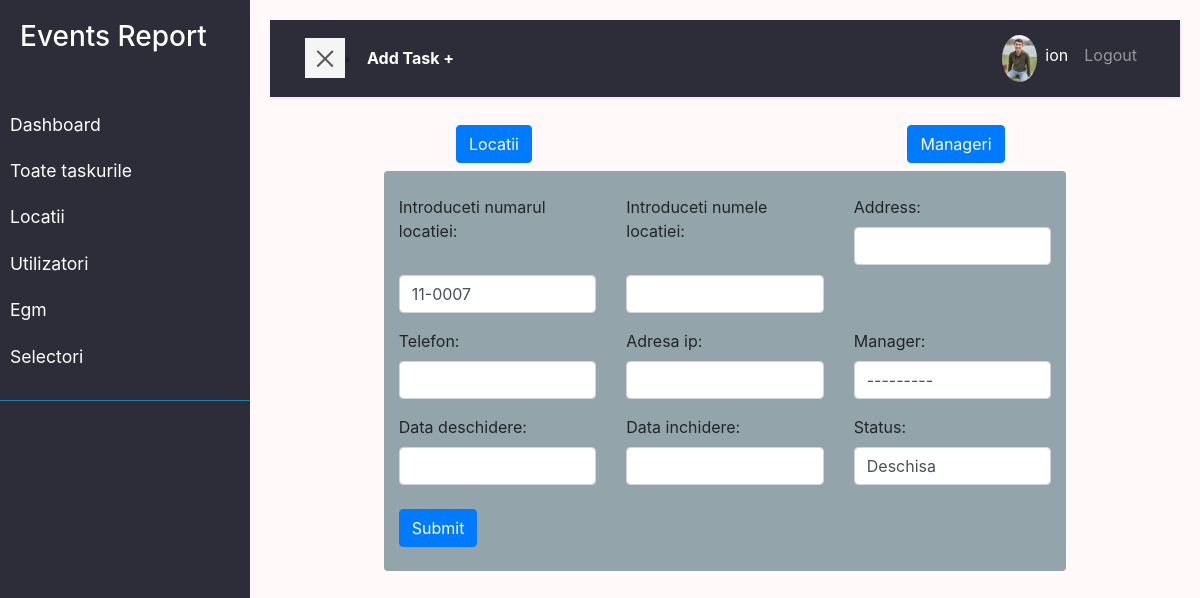
The app's page /location/location-edith/3/ (signed in), older data.
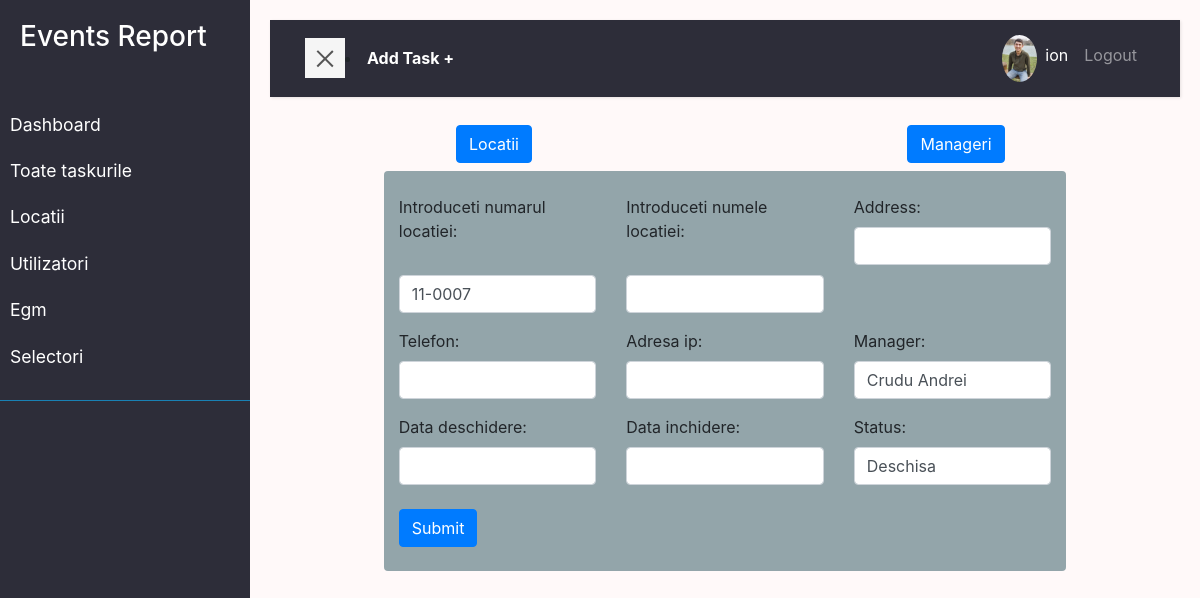
The same page, newer data.
### location/models.py (models this page shows, shortened)
class Location(models.Model):
    STAT = (
        ('deschisa', 'Deschisa'),
        ('inchisa', 'Inchisa'),
        ('in_progres', 'In progres'),
    )
    numar = models.CharField(max_length=200)
    name = models.CharField(max_length=200, null=True, blank=True)
    address = models.CharField(max_length=200, null=True, blank=True)
    status = models.CharField(max_length=200, choices=STAT)
    telefon = models.CharField(max_length=200, null=True, blank=True)
    adresa_ip = models.CharField(max_length=200, null=True, blank=True)
    manager = models.ForeignKey(
        'Manager', null=True, blank=True, on_delete=models.SET_NULL)
    data_deschidere = models.DateField(null=True, blank=True)
    data_inchidere = models.DateField(null=True, blank=True)
    created = models.DateTimeField(auto_now_add=True, null=True, blank=True)

### location/views.py (the view)
# urls.py: path('location-edith/<str:pk>/', views.edithLocation, name='location-edith'),
@login_required(login_url='login')
def edithLocation(request, pk):
    locatia = Location.objects.get(id=pk)
    form = LocationForm(instance=locatia)
    if request.method == 'POST':
        form = LocationForm(request.POST, instance=locatia)
        if form.is_valid:
            form.save()
            return redirect('locations')
    context = {'form': form}
    return render(request, 'location/location_form.html', context)

### location/forms.py
class LocationForm(ModelForm):
    class Meta:
        model = Location
        fields = ['numar', 'name', 'address', 'telefon', 'adresa_ip',
                  'manager', 'data_deschidere', 'data_inchidere', 'status']
        labels = {
            'numar': 'Introduceti numarul locatiei',
            'name': 'Introduceti numele locatiei',
        }
    def __init__(self, *args, **kwargs):
        super(LocationForm, self).__init__(*args, **kwargs)
        for name, field in self.fields.items():
            field.widget.attrs.update({'class': 'form-control'})

### location/models.py (called while the page is built)
    def __str__(self):
        return self.nume

### user/models.py (called while the page is built)
    @property
    def imageURL(self):
        try:
            url = self.profile_image.url
        except:
            url = ''
        return url

### location/templates/location/location_form.html (shortened to what this page needs)
{% extends 'main.html' %}
{% block content %}
<div class="row text-center p-2">
  <div class="col">
    <a class="btn btn-primary" href="{% url 'locations' %}">Locatii</a>
  </div>
  <div class="col">
    <a class="btn btn-primary" href="{% url 'managers' %}">Manageri</a>
  </div>
</div>
<div class="form_in col-9 container rounded">
  <br />
  <form method="POST">
    <div class="row g-3">
       {% for field in form %}
      <div class="col-md-4">
        <label>{{field.label}}:</label>
        {{field}}
      </div>
      {% endfor %}
    </div>
    <br />
    <input class="btn btn-primary" type="submit" value="Submit" />
    <br /><br />
  </form>
</div>
{% endblock %}

Row changes from the older to the newer data that the page shows:
changed Location "Deschisa": manager "---------" → "Crudu Andrei"
